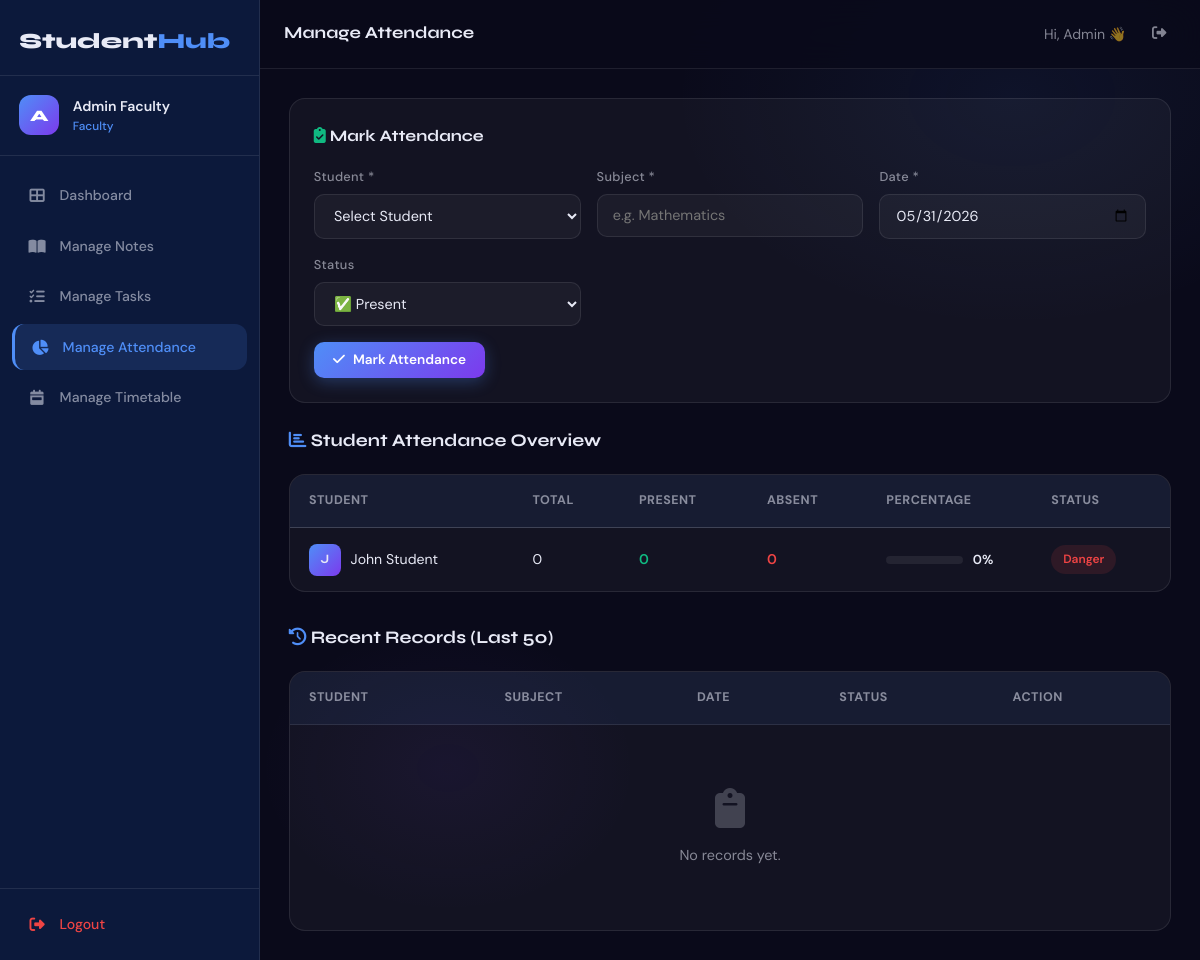
/manage_attendance.php (signed in), run on the app's committed database.
### tables this page shows
CREATE TABLE IF NOT EXISTS users (
    id INT AUTO_INCREMENT PRIMARY KEY,
    name VARCHAR(100) NOT NULL,
    email VARCHAR(100) UNIQUE NOT NULL,
    password VARCHAR(255) NOT NULL,
    role ENUM('student','faculty') DEFAULT 'student',
    created_at TIMESTAMP DEFAULT CURRENT_TIMESTAMP
);

### manage_attendance.php (the view, shortened to what this page needs)
<?php
require_once 'header.php';
require_once 'config.php';
$students = $conn->query("SELECT id, name FROM users WHERE role='student' ORDER BY name");
$records = $conn->query("SELECT a.*, u.name as sname FROM attendance a JOIN users u ON a.student_id=u.id ORDER BY a.id DESC, u.name LIMIT 50");
?>
<div class="form-card">
  <h2 style="font-family:'Syne',sans-serif;font-size:1rem;font-weight:700;margin-bottom:1.2rem"><i class="fas fa-clipboard-check" style="color:var(--success)"></i> Mark Attendance</h2>
  <form method="POST">
    <div class="form-grid">
      <div class="fg">
        <label>Student *</label>
        <select name="student_id" required>
          <option value="">Select Student</option>
          <?php $students->data_seek(0); while($s=$students->fetch_assoc()): ?>
          <option value="<?=$s['id']?>"><?= htmlspecialchars($s['name']) ?></option>
          <?php endwhile; ?>
        </select>
      </div>
      <div class="fg">
        <label>Subject *</label>
        <input type="text" name="subject" placeholder="e.g. Mathematics" required>
      </div>
      <div class="fg">
        <label>Date *</label>
        <input type="date" name="date" value="<?= date('Y-m-d') ?>" required>
      </div>
      <div class="fg">
        <label>Status</label>
        <select name="status">
          <option value="present">✅ Present</option>
        </select>
      </div>
    </div>
    <div style="margin-top:1rem">
      <button type="submit" class="btn btn-primary"><i class="fas fa-check"></i> Mark Attendance</button>
    </div>
  </form>
</div>
<div class="section-header" style="margin-top:1.5rem">
  <h2><i class="fas fa-chart-bar" style="color:var(--acc)"></i> Student Attendance Overview</h2>
</div>
<div class="table-wrapper" style="margin-bottom:2rem">
  <table>
    <thead><tr><th>Student</th><th>Total</th><th>Present</th><th>Absent</th><th>Percentage</th><th>Status</th></tr></thead>
    <tbody>
    <?php
    $students->data_seek(0);
    while($s=$students->fetch_assoc()):
      $sid = $s['id'];
      $sa = $conn->query("SELECT COUNT(*) as t, SUM(status='present') as p FROM attendance WHERE student_id=$sid")->fetch_assoc();
      $st = (int)$sa['t']; $sp = (int)$sa['p']; $pct = $st>0?round(($sp/$st)*100,1):0;
    ?>
    <tr>
      <td><div style="display:flex;align-items:center;gap:.6rem">
        <div style="width:32px;height:32px;background:linear-gradient(135deg,var(--acc),var(--acc2));border-radius:8px;display:flex;align-items:center;justify-content:center;font-weight:700;font-size:.8rem;font-family:'Syne',sans-serif"><?= strtoupper(substr($s['name'],0,1)) ?></div>
        <?= htmlspecialchars($s['name']) ?>
      </div></td>
      <td><?=$st?></td>
      <td style="color:var(--success);font-weight:600"><?=$sp?></td>
      <td style="color:var(--danger);font-weight:600"><?=$st-$sp?></td>
      <td>
        <div style="display:flex;align-items:center;gap:.6rem">
          <div class="progress-bar" style="flex:1">
          </div>
          <span style="font-weight:600;font-size:.82rem;min-width:40px"><?=$pct?>%</span>
        </div>
      </td>
      <td><span class="badge <?=$pct>=75?'badge-present':($pct>=60?'badge-medium':'badge-absent')?>"><?=$pct>=75?'Safe':($pct>=60?'Warning':'Danger')?></span></td>
    </tr>
    <?php endwhile; ?>
    </tbody>
  </table>
</div>
<div class="section-header"><h2><i class="fas fa-history" style="color:var(--acc)"></i> Recent Records (Last 50)</h2></div>
<div class="table-wrapper">
  <table>
    <thead><tr><th>Student</th><th>Subject</th><th>Date</th><th>Status</th><th>Action</th></tr></thead>
    <tbody>
    <?php if($records->num_rows===0): ?>
    <tr><td colspan="5"><div class="empty-state"><i class="fas fa-clipboard"></i><p>No records yet.</p></div></td></tr>
    <?php else: while($r=$records->fetch_assoc()): ?>
    <tr>
      <td><?= htmlspecialchars($r['sname']) ?></td>
      <td><?= htmlspecialchars($r['subject']) ?></td>
      <td><?= date('d M Y', strtotime($r['date'])) ?></td>
      <td><span class="badge badge-<?=$r['status']==='present'?'present':'absent'?>"><?= $r['status']==='present'?'Present':'Absent' ?></span></td>
      <td><a href="manage_attendance.php?delete=<?=$r['id']?>" class="btn btn-danger btn-sm" onclick="return confirm('Delete?')"><i class="fas fa-trash"></i></a></td>
    </tr>
    <?php endwhile; endif; ?>
    </tbody>
  </table>
</div>
<?php require_once 'footer.php'; ?>

### style.css (style rules this page uses)
:root { --c1: #0a0a1a; --c2: #0d1b3e; --sidebar-w: 260px; --acc: #4f8ef7; --acc2: #7c3aed; --acc3: #06b6d4; --success: #10b981; --warning: #f59e0b; --danger: #ef4444; --glass: rgba(255,255,255,0.04); --glass-b: rgba(255,255,255,0.09); --text: #e8eaf6; --muted: rgba(232,234,246,0.55); --glow: rgba(79,142,247,0.3); --radius: 16px; --transition: .3s ease; }
*, *::before, *::after { margin:0; padding:0; box-sizing:border-box; }
html { font-size:16px; }
body { font-family: 'DM Sans', sans-serif; background: var(--c1); color: var(--text); line-height: 1.6; min-height: 100vh; }
.section-header { display: flex; align-items: center; justify-content: space-between; margin-bottom: 1.2rem; flex-wrap: wrap; gap: .75rem; }
.section-header h2 { font-family: 'Syne', sans-serif; font-size: 1.1rem; font-weight: 700; }
.btn { display: inline-flex; align-items: center; gap: .5rem; padding: .6rem 1.2rem; border-radius: 10px; font-family: 'DM Sans', sans-serif; font-size: .85rem; font-weight: 600; cursor: pointer; text-decoration: none; transition: all .25s; border: none; white-space: nowrap; }
.btn-primary { background: linear-gradient(135deg, var(--acc), var(--acc2)); color: #fff; box-shadow: 0 4px 16px var(--glow); }
.table-wrapper { background: var(--glass); border: 1px solid var(--glass-b); border-radius: var(--radius); overflow: hidden; }
table { width: 100%; border-collapse: collapse; }
thead { background: rgba(79,142,247,0.07); }
th { padding: 1rem 1.2rem; text-align: left; font-size: .78rem; font-weight: 700; color: var(--muted); letter-spacing: .5px; text-transform: uppercase; border-bottom: 1px solid var(--glass-b); }
td { padding: .95rem 1.2rem; font-size: .88rem; border-bottom: 1px solid rgba(255,255,255,0.04); vertical-align: middle; }
tr:last-child td { border-bottom: none; }
tbody tr { transition: background .2s; }
.badge { display: inline-flex; align-items: center; gap: .35rem; padding: .3rem .75rem; border-radius: 50px; font-size: .75rem; font-weight: 600; }
.badge-absent { background: rgba(239,68,68,0.12); color: var(--danger); }
.form-card { background: var(--glass); border: 1px solid var(--glass-b); border-radius: var(--radius); padding: 1.5rem; margin-bottom: 1.5rem; }
.form-grid { display: grid; grid-template-columns: repeat(auto-fit, minmax(200px, 1fr)); gap: 1rem; }
.fg { display: flex; flex-direction: column; gap: .4rem; }
.fg label { font-size: .8rem; font-weight: 500; color: var(--muted); letter-spacing: .3px; }
.fg input, .fg select, .fg textarea { background: rgba(255,255,255,0.04); border: 1px solid var(--glass-b); border-radius: 10px; color: var(--text); font-family: 'DM Sans', sans-serif; font-size: .9rem; padding: .7rem .95rem; outline: none; transition: all .25s; width: 100%; }
.fg select option { background: #1a1f35; color: var(--text); }
.empty-state { text-align: center; padding: 3rem; color: var(--muted); }
.empty-state i { font-size: 2.5rem; margin-bottom: 1rem; opacity: .4; display: block; }
.empty-state p { font-size: .9rem; }
.progress-bar { height: 8px; background: rgba(255,255,255,0.07); border-radius: 50px; overflow: hidden; }

### data on the page
users: name "J", name "John Student", st "0", sp "0", pct "0"

### other printed values
substr($name,0,1) "A"
$name "Admin Faculty"
$role "Faculty"
$titles[$current] "Manage Attendance"
explode(' ',$name)[0] "Admin"
